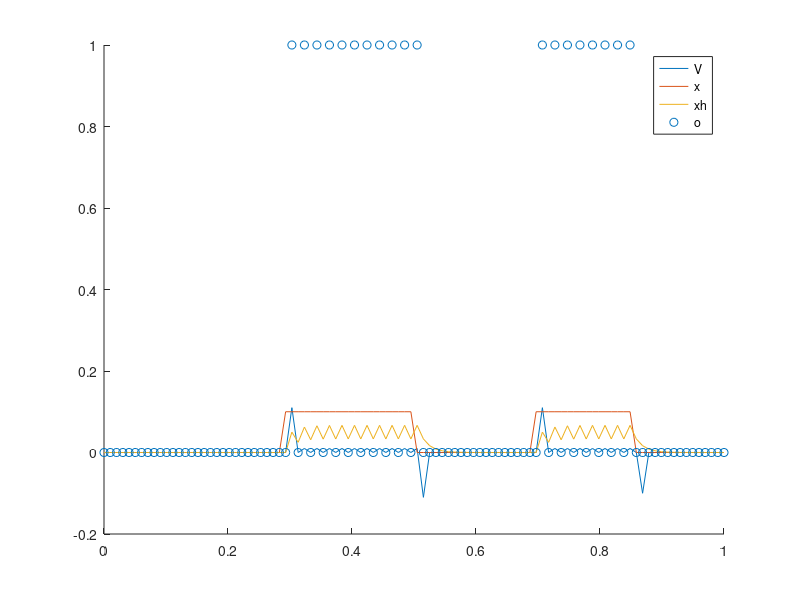

Reproduce this figure in MATLAB.
% number of timesteps
n = 100;
ts = linspace(0, 1, n);

% a simple step function input
x = zeros(n, 1);
x(30:50) = 0.1;
x(70:85) = 0.1;
xp = zeros(n, 1);
xp(30) = 1;
xp(51) = -1;
xp(70) = 1;
xp(86) = -1;

% % sine wave input
% x = sin(ts)./4;
% xp = cos(ts)./4;

% current membrane voltage
v = 0;
% output weight
w = 0.1;
% spike train
o = zeros(n,1);
% v(t)
V = zeros(n,1);
% xhat(t) (prediction)
xh = zeros(n,1);


for t = 2:n
    % membrane voltage update equation
    dv = -v + w*(x(t-1) + xp(t-1)) - w^2*o(t-1);
    v = v + dv;
    
    V(t) = v;
    
    % fire spike if V > T
    if v > w^2/2
        o(t) = 1;
    end
    
    % calculate prediction 
    % NOTE: this is probably not the right way to calculate the prediction.
    % Eqn. 1 in paper contains derivative of xhat, I just approximated that
    % here with xhat(t) - xhat(t-1), which is probably not the best idea
    xh(t) = (w*o(t) + xh(t-1))/2;
end

hold on
plot(ts, V)
plot(ts, x)
plot(ts, xh)
scatter(ts, o)
legend('V', 'x', 'xh', 'o')

%%
% change time window size
